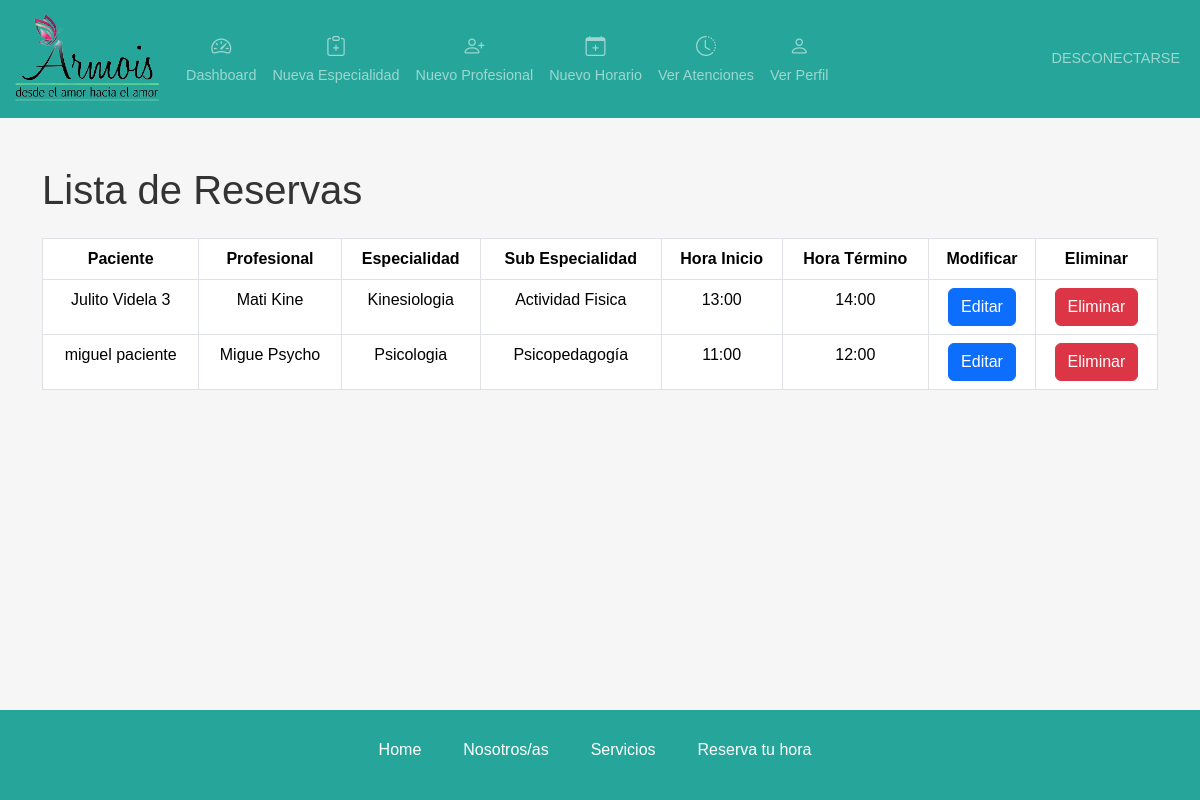
/dashboard/ (signed in), run on the app's committed database.
### armois/models.py (models this page shows, shortened)
class Reserva(models.Model):
    horario = models.ForeignKey(HorarioAtencion, on_delete=models.CASCADE)
    paciente = models.ForeignKey(Paciente, on_delete=models.CASCADE)
    especialidad = models.ForeignKey(Especialidad, on_delete=models.CASCADE)
    subespecialidad = models.ForeignKey(Subespecialidad, on_delete=models.CASCADE, null=True, blank=True)
    profesional = models.ForeignKey(Profesional, on_delete=models.CASCADE)
    fecha_reserva = models.DateTimeField(auto_now_add=True)
    is_synced_with_google_calendar = models.BooleanField(default=False)

class Paciente(models.Model):
    user = models.OneToOneField(
        CustomUser, on_delete=models.CASCADE, null=True, blank=True)
    nombre = models.CharField(max_length=100)
    rut = models.CharField(max_length=12)
    telefono = models.CharField(max_length=15)
    correo = models.EmailField()
    sexo = models.CharField(max_length=20)
    direccion = models.CharField(max_length=100)

class Profesional(models.Model):
    user = models.OneToOneField(
        CustomUser, on_delete=models.CASCADE, null=True, blank=True)
    nombre = models.CharField(max_length=100)
    apellido = models.CharField(max_length=100)
    especialidad = models.ForeignKey(Especialidad, on_delete=models.CASCADE)
    subespecialidad = models.ForeignKey(
        Subespecialidad, on_delete=models.CASCADE, null=True, blank=True)
    descripcion = models.TextField()
    telefono = models.CharField(max_length=15)
    correo = models.EmailField()

class Especialidad(models.Model):
    nombre = models.CharField(max_length=100, unique=True)
    descripcion = models.TextField(blank=True)

class Subespecialidad(models.Model):
    nombre = models.CharField(max_length=100)
    especialidad = models.ForeignKey(
        Especialidad, on_delete=models.CASCADE, related_name="subespecialidades"
    )

class HorarioAtencion(models.Model):
    profesional = models.ForeignKey(Profesional, on_delete=models.CASCADE)
    fecha = models.DateField()
    hora_inicio = models.TimeField()
    hora_fin = models.TimeField()
    is_available = models.BooleanField(default=True)

### dashboard/views.py (the view)
# urls.py: path('', views.crud_reservas, name='dashboard'),
@login_required
def crud_reservas(request):
    reservas = Reserva.objects.all()
    return render(request, 'dashboard/dashboard.html', {'reservas': reservas})

### dashboard/templates/dashboard/dashboard.html (shortened to what this page needs)
{% extends 'dashboard/layout.html' %}
{% load static %}
{% block content %}
  <div class="container mt-5">
    <h1 class="mb-4">Lista de Reservas</h1>
    <table class="table table-bordered text-center">
      <thead>
        <tr>
          <th>Paciente</th>
          <th>Profesional</th>
          <th>Especialidad</th>
          <th>Sub Especialidad</th>
          <th>Hora Inicio</th>
          <th>Hora Término</th>
          <th>Modificar</th>
          <th>Eliminar</th>
        </tr>
      </thead>
      <tbody>
        {% for reserva in reservas %}
          <tr>
            <td>{{ reserva.paciente.nombre }}</td>
            <td>{{ reserva.profesional.nombre }} {{ reserva.profesional.apellido }}</td>
            <td>{{ reserva.especialidad.nombre }}</td>
            <td>{{ reserva.subespecialidad.nombre }}</td>
            <td>{{ reserva.horario.hora_inicio }}</td>
            <td>{{ reserva.horario.hora_fin }}</td>
            <td>
              <button type="button" class="btn btn-primary" data-bs-toggle="modal" data-bs-target="#editarReserva" data-reserva-id="{{ reserva.id }}" data-paciente-nombre="{{ reserva.paciente.nombre }}" data-profesional-id="{{ reserva.profesional.id }}" data-especialidad-id="{{ reserva.especialidad.id }}" data-horario-id="{{ reserva.horario.id }}">Editar</button>
            </td>
            <td>
              <button type="button" class="btn btn-danger" data-reserva-id="{{ reserva.id }}" onclick="eliminarReserva('{{ reserva.id }}')">Eliminar</button>
            </td>
          </tr>
        {% endfor %}
      </tbody>
    </table>
  </div>
{% endblock %}

### dashboard/static/dashboard/css/styles.css (style rules this page uses)
:root { --defautl: #fff; --bg-light: #f6f6f6; --success: #26a69a; --reservabtn: #f92880; --reservabtnhv: #F06F9E; --reservabtnhv-antiguo: #f08cb1; --background-bienvenida: #fff3f8; --card-background: #f9b6cf; --card-highlight: #43192e; --subtitulos: #00C3CD; --lightText: #959595; }
body { background-color: var(--bg-light); color: #333; font-family: Arial, sans-serif; margin: 0; padding: 0; display: flex; flex-direction: column; min-height: 100vh; }

### data on the page
Reserva: paciente.nombre "Julito Videla 3", profesional.nombre "Mati", profesional.apellido "Kine", especialidad.nombre "Kinesiologia", subespecialidad.nombre "Actividad Fisica", horario.hora_inicio "13:00", horario.hora_fin "14:00"
Reserva: paciente.nombre "miguel paciente", profesional.nombre "Migue", profesional.apellido "Psycho", especialidad.nombre "Psicologia", subespecialidad.nombre "Psicopedagogía", horario.hora_inicio "11:00", horario.hora_fin "12:00"
